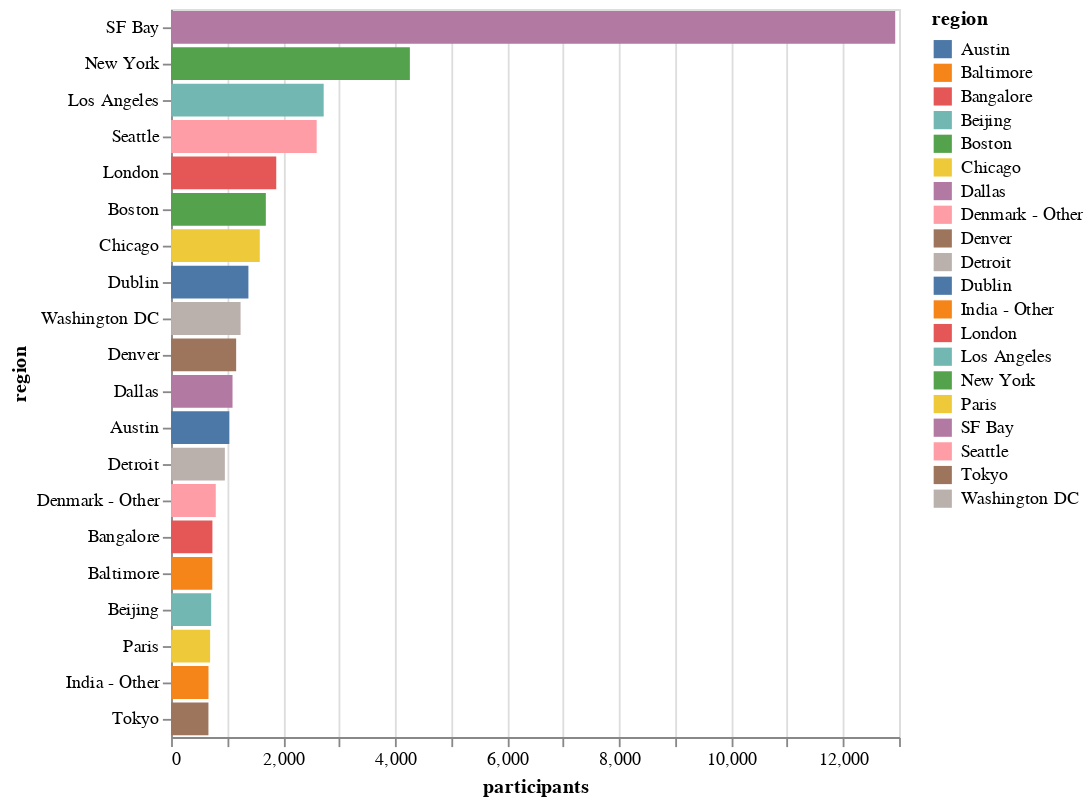

Here is the notebook cell this chart was saved with:
### Code cell
# participants per Region during acquisition phase // TOP 20
meet_Ls=data.pivot_table(values=['participants'], index='region', aggfunc=np.sum).reset_index().sort_values('participants', ascending=False).head(20)
alt.Chart(meet_Ls).mark_bar().encode(x='participants', y=alt.Y('region:N', sort='-x'), color='region', tooltip=['region']).interactive()

### Figure 1 — Vega-Lite specification as saved in the notebook (floating-point values rounded to 4 significant figures)
{"config": {"view": {"continuousWidth": 400, "continuousHeight": 300}}, "data": {"name": "data-9a7c175be583ec4b7d2cafd732667aaa"}, "mark": "bar", "encoding": {"color": {"type": "nominal", "field": "region"}, "tooltip": [{"type": "nominal", "field": "region"}], "x": {"type": "quantitative", "field": "participants"}, "y": {"type": "nominal", "field": "region", "sort": "-x"}}, "selection": {"selector005": {"type": "interval", "bind": "scales", "encodings": ["x", "y"]}}, "$schema": "https://vega.github.io/schema/vega-lite/v4.8.1.json", "datasets": {"data-9a7c175be583ec4b7d2cafd732667aaa": [{"region": "SF Bay", "participants": 12931}, {"region": "New York", "participants": 4264}, {"region": "Los Angeles", "participants": 2725}, {"region": "Seattle", "participants": 2600}, {"region": "London", "participants": 1878}, {"region": "Boston", "participants": 1692}, {"region": "Chicago", "participants": 1584}, {"region": "Dublin", "participants": 1381}, {"region": "Washington DC", "participants": 1241}, {"region": "Denver", "participants": 1162}, {"region": "Dallas", "participants": 1097}, {"region": "Austin", "participants": 1040}, {"region": "Detroit", "participants": 960}, {"region": "Denmark - Other", "participants": 798}, {"region": "Bangalore", "participants": 738}, {"region": "Baltimore", "participants": 736}, {"region": "Beijing", "participants": 716}, {"region": "Paris", "participants": 697}, {"region": "India - Other", "participants": 668}, {"region": "Tokyo", "participants": 667}]}}
